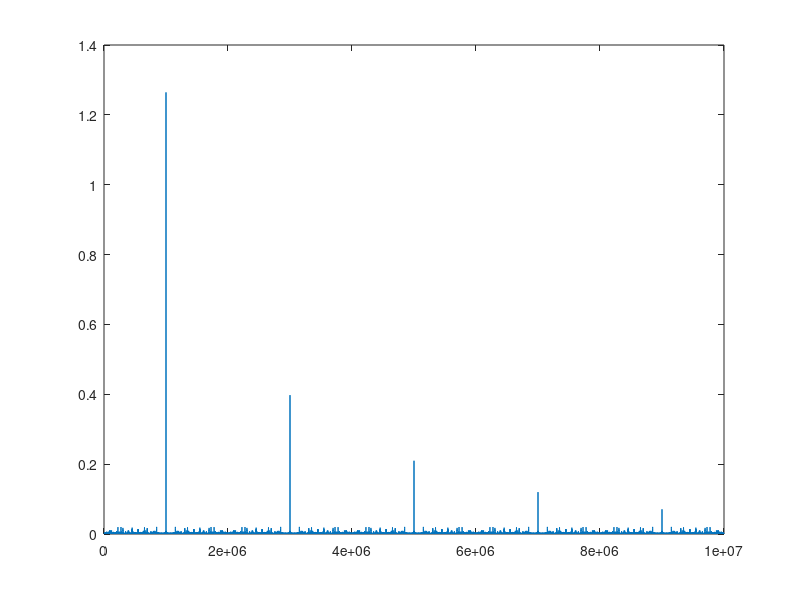

Write the MATLAB code that produced this figure.
%clc
clear variables
close all


%N = 10;
%FFTPoints = 2^N;
SamplingFreq = 20e6;
SamplingTime = 1/SamplingFreq;
EndTime = 1e-3;


Time = 0:SamplingTime:EndTime-SamplingTime;
Signal = square(2*pi*Time*1e6);
%Signal = sawtooth(2*pi*Time*200e3,0.5);
%plot(Time,Signal);

SamplePoints = length(Time);
FourierTransform = fft(Signal)/SamplePoints;
Frequency = 0:SamplingFreq/SamplePoints:SamplingFreq-SamplingFreq/SamplePoints;
MeaningfulFrequency = Frequency(1:SamplePoints/2);
SingleSideBand = [FourierTransform(1) 2*FourierTransform(2:SamplePoints/2)];
%plot(Frequency,abs(FourierTransform))
plot(MeaningfulFrequency,abs(SingleSideBand))






% hold
% [U, L] = envelope(abs(SingleSideBand));
% plot(MeaningfulFrequency,U)
%t = 0:.0001:.0625;
%y = square(2*pi*30*t);
%plot(t,y)